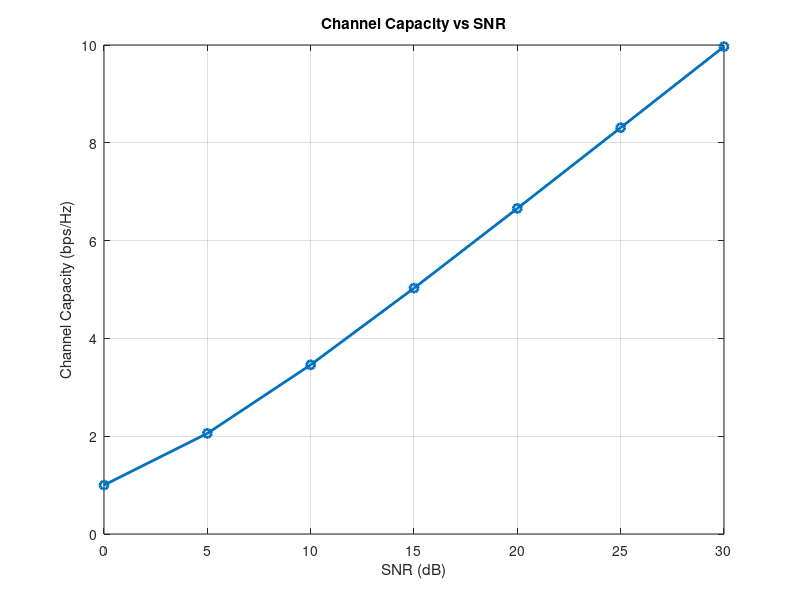
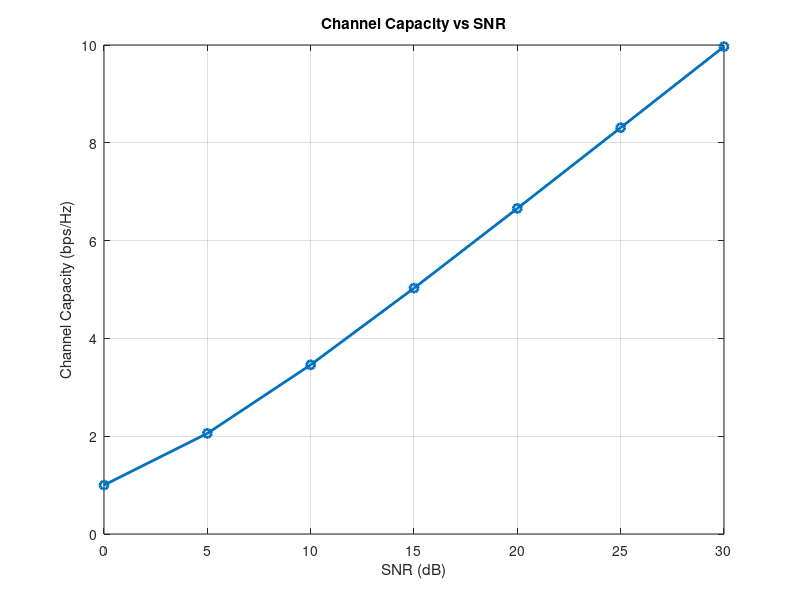
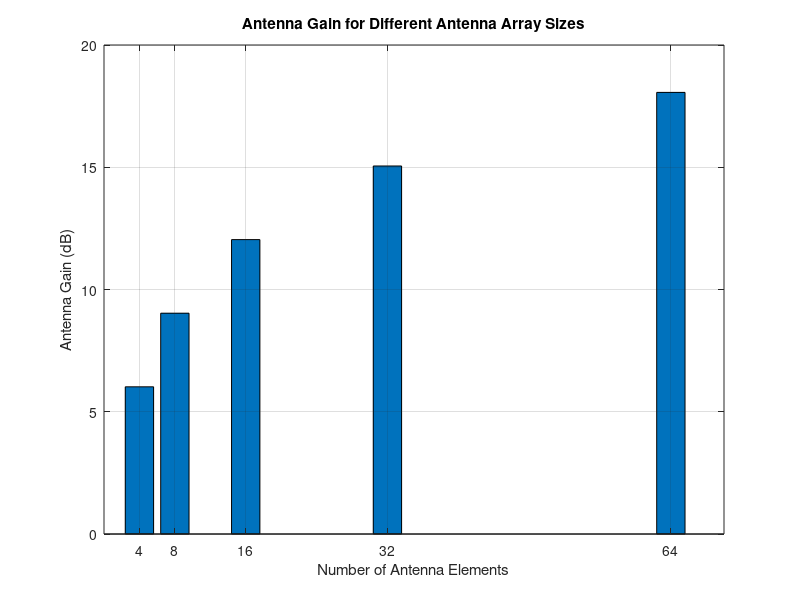

Recreate these plots in MATLAB, in order. (Note: this script raises an error after producing the figures.)
clc;
clear;
close all;

%% ==========================================================
% Create Output Folder
%% ==========================================================

scriptPath = fileparts(mfilename('fullpath'));

if isempty(scriptPath)
    scriptPath = pwd;
end

outputFolder = fullfile(scriptPath,'Channel_Capacity_Output');

if ~exist(outputFolder,'dir')
    mkdir(outputFolder);
end

%% ==========================================================
% OBJECTIVE 1 : Channel Capacity vs SNR
%% ==========================================================

snr = 0:5:30;

snr_linear = 10.^(snr/10);

capacity = log2(1 + snr_linear);

fig1 = figure;

plot(snr,capacity,'-o',...
    'LineWidth',2,...
    'MarkerSize',6);

grid on;

xlabel('SNR (dB)');
ylabel('Channel Capacity (bps/Hz)');
title('Channel Capacity vs SNR');

exportgraphics(fig1,...
    fullfile(outputFolder,...
    'Objective1_Channel_Capacity_vs_SNR.png'),...
    'Resolution',300);

%% ==========================================================
% OBJECTIVE 2 : Channel Capacity vs SNR
% ==========================================================
% This is kept as a separate objective because you provided
% it as a separate program.

snr2 = 0:5:30;

snr_linear2 = 10.^(snr2/10);

capacity2 = log2(1 + snr_linear2);

fig2 = figure;

plot(snr2,capacity2,'-o',...
    'LineWidth',2,...
    'MarkerSize',6);

grid on;

xlabel('SNR (dB)');
ylabel('Channel Capacity (bps/Hz)');
title('Channel Capacity vs SNR');

exportgraphics(fig2,...
    fullfile(outputFolder,...
    'Objective2_Channel_Capacity_vs_SNR.png'),...
    'Resolution',300);

%% ==========================================================
% OBJECTIVE 3 : Antenna Gain for Different Array Sizes
%% ==========================================================

antennas = [4 8 16 32 64];

gain = 10*log10(antennas);

fig3 = figure;

bar(antennas,gain);

grid on;

xlabel('Number of Antenna Elements');
ylabel('Antenna Gain (dB)');
title('Antenna Gain for Different Antenna Array Sizes');

exportgraphics(fig3,...
    fullfile(outputFolder,...
    'Objective3_Antenna_Gain.png'),...
    'Resolution',300);

%% ==========================================================
% Display Results
%% ==========================================================

disp(' ');
disp('==============================================');
disp('ALL THREE OBJECTIVES COMPLETED');
disp('==============================================');

disp(' ');

disp('OBJECTIVE 1 - Channel Capacity vs SNR');
disp(table(snr',capacity',...
    'VariableNames',{'SNR_dB','Capacity_bps_Hz'}));

disp('OBJECTIVE 2 - Channel Capacity vs SNR');
disp(table(snr2',capacity2',...
    'VariableNames',{'SNR_dB','Capacity_bps_Hz'}));

disp('OBJECTIVE 3 - Antenna Gain');
disp(table(antennas',gain',...
    'VariableNames',{'Antenna_Elements','Gain_dB'}));

%% ==========================================================
% Completion Message
%% ==========================================================

disp(' ');
disp('All three objectives executed successfully.');

disp(['Output folder: ',outputFolder]);

disp(' ');
disp('Saved PNG Files:');

disp('1. Objective1_Channel_Capacity_vs_SNR.png');
disp('2. Objective2_Channel_Capacity_vs_SNR.png');
disp('3. Objective3_Antenna_Gain.png');
